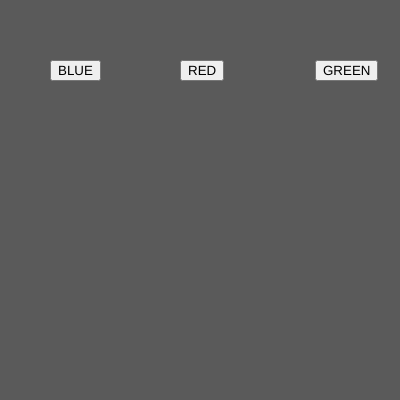
Frame 1 (no input)
Frame 60 (no input): identical to frame 1, image omitted
Frame 120 (the mouse pressed at the canvas centre since frame 60): identical to frame 1, image omitted

The p5.js sketch that drew this single still picture (run headless with seeded random() and noise() and a simulated clock; from frame 60 on, the mouse is pressed at the canvas centre):

// p5.js sketch
// ── sketch.js

function setup() {
  createCanvas(400,400);
  btn_blue = createButton("BLUE");
  btn_blue.position(50,60);
  btn_blue.mousePressed(blue_bg);

  btn_red = createButton("RED");
  btn_red.position(180,60);
  btn_red.mousePressed(red_bg);

  btn_green = createButton("GREEN");
  btn_green.position(315,60);
  btn_green.mousePressed(green_bg);
}

function draw() 
{
  background(90);
}

function blue_bg()
{
  r = 0;
  g = 0;
  b = 225;
}

function red_bg()
{
  r = 225;
  g = 0;
  b = 0;
}

function green_bg()
{
  r = 0;
  g = 225;
  b = 0;
}
